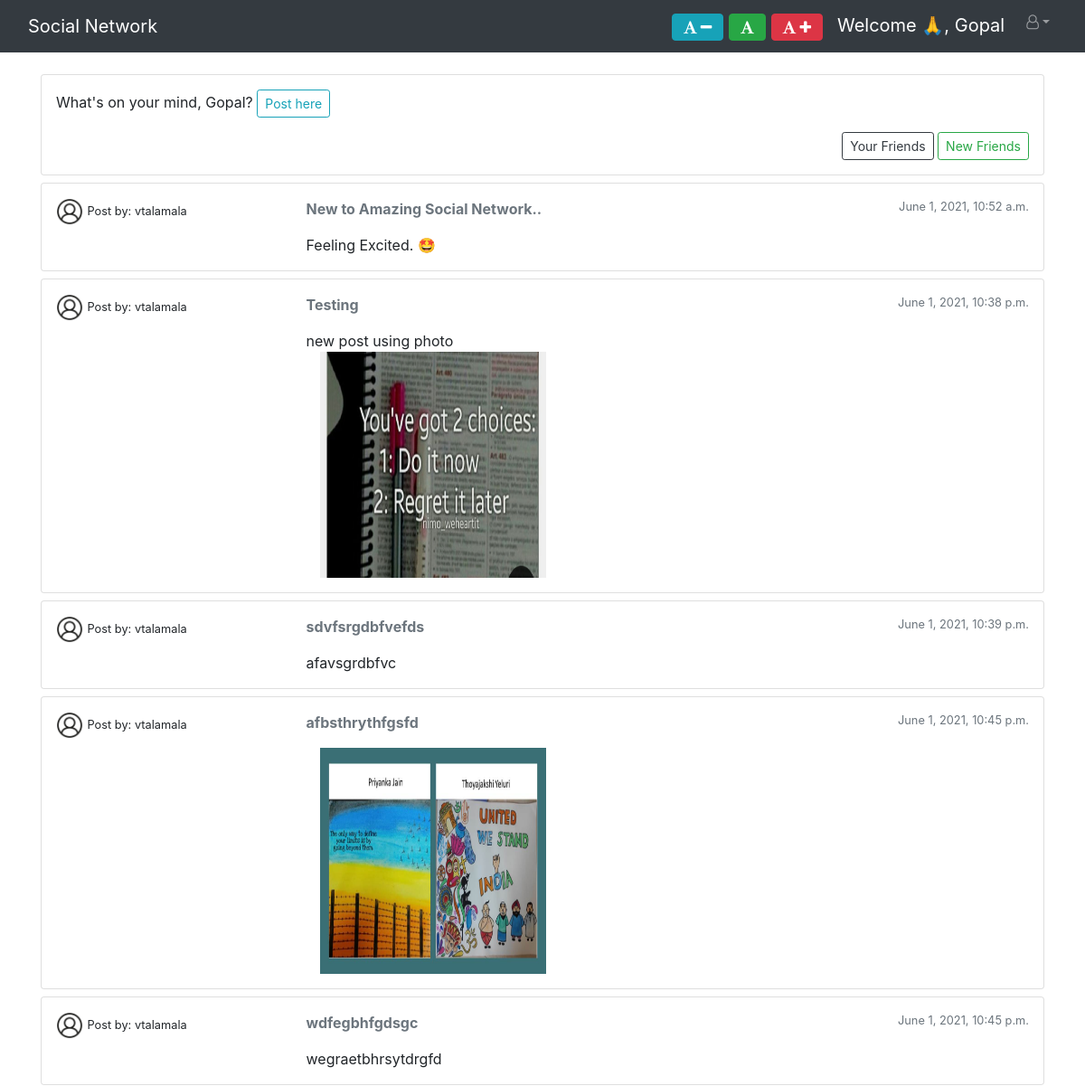
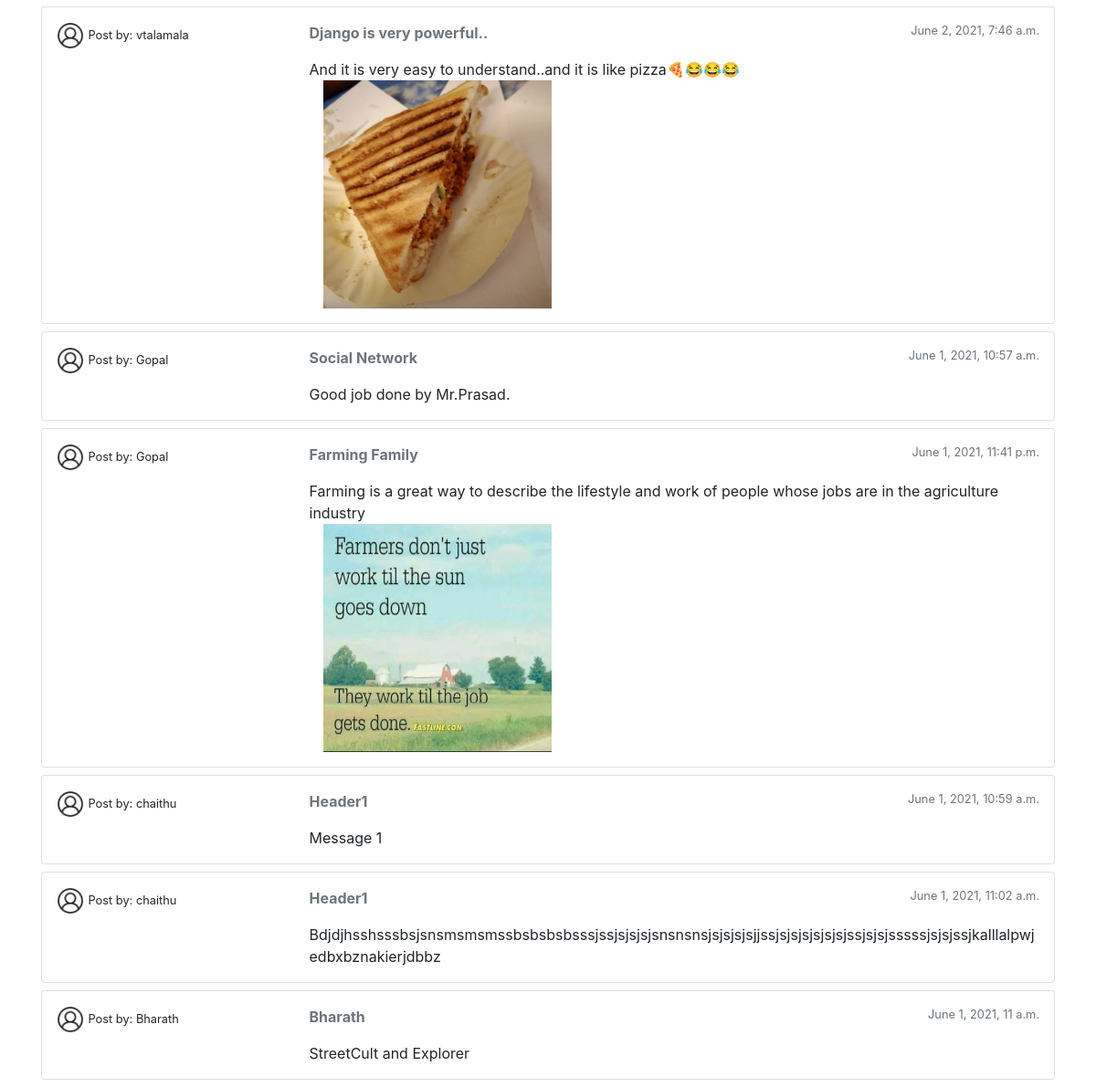
The page /timeline/ (signed in) on the database its author committed (2 pictures, top to bottom).
### accounts/models.py (models this page shows, shortened)
class PostsModel(models.Model):
    heading = models.CharField(max_length=200)
    message = models.TextField(max_length=4000, blank=True)
    post_image = models.ImageField(upload_to="posts/", blank=True)
    created_at = models.DateTimeField(auto_now_add=True)
    created_by = models.ForeignKey(User, related_name="posts", on_delete=models.CASCADE)

### accounts/views.py (the view)
# urls.py: path('timeline/', views.timeline, name="timeline"),
@login_required
def timeline(request):
    user_obj = User.objects.get(id=request.user.id)
    followers = SocialConnectivity.objects.filter(follower=user_obj)
    follower_names = [i.following for i in followers]
    follower_names.append(user_obj)
    posts = PostsModel.objects.filter(created_by__in=follower_names)
    return render(request, "timeline.html", {"posts": posts, "domain": get_current_site(request)})

### templates/timeline.html (shortened to what this page needs)
{% extends 'base.html' %}
{% load static %}
{% block heading %}<a class="navbar-brand" href="{% url 'timeline' %}">Social Network</a>{% endblock heading %}
{% block content %}
<div class="card mb-2">
    <div class="card-body p-3">
        <p>What's on your mind, {{ user }}? <a href="{% url 'add_post' %}">
            <button class="btn btn-outline-info btn-sm">Post here</button>
        </a>
        </p>
        <op style="float:right">
            <a href="{% url 'friends' %}">
                <button class="btn btn-outline-dark btn-sm">Your Friends</button>
            </a>
            <a href="{% url 'find_friends' %}">
                <button class="btn btn-outline-success btn-sm">New Friends</button>
            </a>
        </op>
    </div>
</div>
{% if posts %}
{% for post in posts %}
<div class="card mb-2">
    <div class="card-body p-3">
        <div class="row">
            <div class="col-3">
                <img src="{% static 'icons/user.png' %}" alt="{{ post.created_by }}" style="width:30px; height:30px">
                <small>Post by: {{ post.created_by }}</small>
            </div>
            <div class="col-9">
                <div class="row mb-3">
                    <div class="col-6">
                        <strong class="text-muted">{{ post.heading }}</strong>
                    </div>
                    <div class="col-6 text-right">
                        <small class="text-muted">{{ post.created_at }}</small>
                    </div>
                </div>
                {% if post.message %}
                {{ post.message }}
                {% endif %}
                {% if post.post_image %}
                <div class="col-6">
                    <img class="text-muted" src="{{ post.post_image.url }}" style="width:250px; height:250px">
                </div>
                {% endif %}
            </div>
        </div>
    </div>
</div>
{% endfor %}
{% endif %}
{% endblock %}

### templates/base.html (shortened to what this page needs)
{% load static %}
<html lang="en">
<head>
    <link rel="stylesheet" href="https://maxcdn.bootstrapcdn.com/bootstrap/4.5.2/css/bootstrap.min.css">
    <link rel="stylesheet" href="https://cdnjs.cloudflare.com/ajax/libs/font-awesome/4.7.0/css/font-awesome.min.css">
</head>
<body>
<header class="section-header">
    <nav class="navbar navbar-expand-lg navbar-dark bg-dark">
        <div class="container-fluid">
            {% block heading %}<a class="navbar-brand" href="{% url 'home' %}">Social Network</a>{% endblock heading %}
            <div class="collapse navbar-collapse" id="mainMenu">
                {% if user.is_authenticated %}
                <ul class="navbar-nav ml-auto">
                    <li class="navbar-brand">
                        <a class="btn btn-info" id="minus" title="Decrease Font Size"
                           style="color:white">
                            <i class="fa fa-font size1"> <i class="fa fa-minus minus"></i> </i>
                        </a>
                        <a class="btn btn-success" id="actual" title="Actual Font Size"
                           style="color:white">
                            <i class="fa fa-font size1"> </i>
                        </a>
                        <a class="btn btn-danger" id="plus" title="Increase Font Size"
                           style="color:white">
                            <i class="fa fa-font size1"> <i class="fa fa-plus plus"> </i> </i>
                        </a>
                    </li>
                    <li class="navbar-brand" style="color:white">Welcome 🙏, {{ user }}</li>
                    <li class="nav-item dropdown">
                        <a class="nav-link dropdown-toggle" href="" id="userMenu" data-toggle="dropdown"
                           aria-expanded="false"><i class="fa fa-user-o" aria-hidden="true"></i></a>
                    </li>
                </ul>
                {% else %}
                <form class="form-inline ml-auto">
                    <a href="{% url 'login' %}" class="btn btn-success">Log in</a>
                    <a href="{% url 'register' %}" class="btn btn-warning ml-2">Sign up</a>
                </form>
                {% endif %}
            </div>
        </div>
    </nav>
</header>
<div class="container">
    <br>
    {% block content %}{% endblock content %}
</div>
</body>
</html>

### rows shown on the page
PostsModel: created_by "vtalamala", heading "New to Amazing Social Network..", created_at "June 1, 2021, 10:52 a.m.", message "Feeling Excited. 🤩"
PostsModel: created_by "vtalamala", heading "Testing", created_at "June 1, 2021, 10:38 p.m.", message "new post using photo", post_image (picture)
PostsModel: created_by "vtalamala", heading "sdvfsrgdbfvefds", created_at "June 1, 2021, 10:39 p.m.", message "afavsgrdbfvc"
PostsModel: created_by "vtalamala", heading "afbsthrythfgsfd", created_at "June 1, 2021, 10:45 p.m.", post_image (picture)
PostsModel: created_by "vtalamala", heading "wdfegbhfgdsgc", created_at "June 1, 2021, 10:45 p.m.", message "wegraetbhrsytdrgfd"
PostsModel: created_by "vtalamala", heading "Django is very powerful..", created_at "June 2, 2021, 7:46 a.m.", message "And it is very easy to understand..and it is like pizza🍕😂😂😂", post_image (picture)
PostsModel: created_by "Gopal", heading "Social Network", created_at "June 1, 2021, 10:57 a.m.", message "Good job done by Mr.Prasad."
PostsModel: created_by "Gopal", heading "Farming Family", created_at "June 1, 2021, 11:41 p.m.", message "Farming is a great way to describe the lifestyle and work of people whose jobs are in the agriculture industry", post_image (picture)
PostsModel: created_by "chaithu", heading "Header1", created_at "June 1, 2021, 10:59 a.m.", message "Message 1"
PostsModel: created_by "chaithu", heading "Header1", created_at "June 1, 2021, 11:02 a.m.", message "Bdjdjhsshsssbsjsnsmsmsmssbsbsbsbsssjssjsjsjsjsnsnsnsjsjsjsjsjjssjsjsjsjsjsjsjssjsjsjsssssjsjsjssjkalllalpwjedbxbznakierjdbbz"
PostsModel: created_by "Bharath", heading "Bharath", created_at "June 1, 2021, 11 a.m.", message "StreetCult and Explorer"

### other values the page prints
{{ user }} "Gopal"
